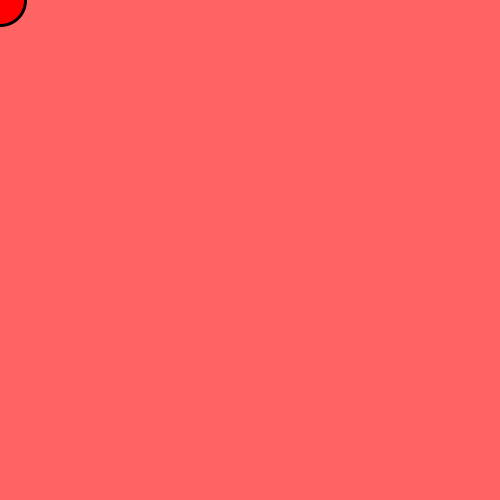
Frame 1 (no input)
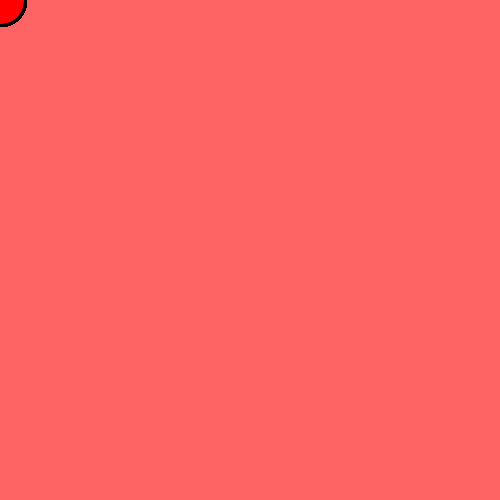
Frame 60 (the mouse pressed at the canvas centre just before this capture)
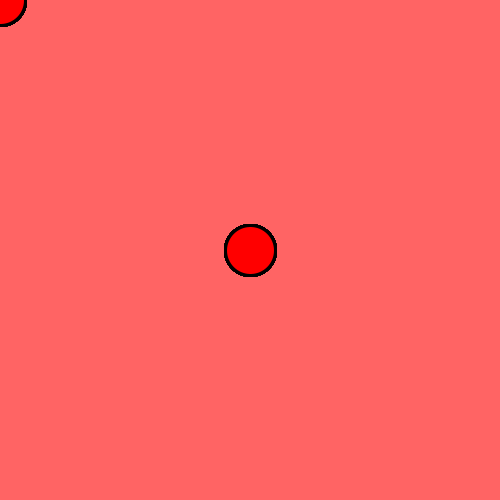
Frame 120 (the mouse held since frame 60 and released just before this capture)

The Processing sketch that drew these frames (run headless with seeded random() and noise(); from frame 60 on, the mouse is pressed at the canvas centre):

// Processing sketch: en_cours_1_ellipse
// ── en_cours_1_ellipse.pde
void setup() {
  size(500,500);
  // background(0);
  // background(255,255,255,255);
  // background(0,0,0,255);
  //colorMode(HSB,360,100,100,100);
  background(255,100,100);
  println(frameCount);
}


void draw() {
  if(bg_is) background(0);
  println(frameCount);
  fill(255,0,0);
  stroke(0);
  strokeWeight(3);
  ellipse(mouseX,mouseY,50,50);
}

boolean bg_is;
void keyPressed() {
  if(key == 'b') {
    bg_is = !bg_is;
  }
  
}
